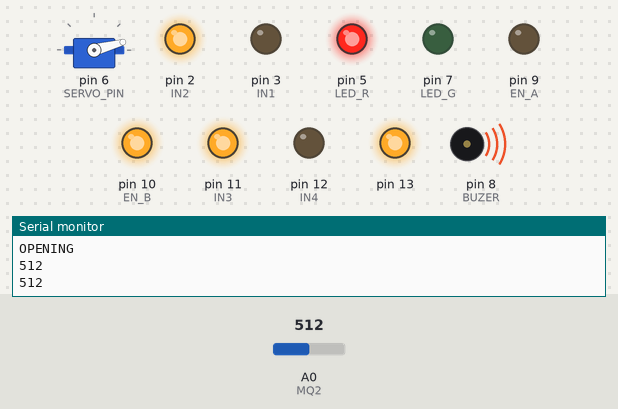
A sketch run on a simulated Arduino Uno, built with avr-gcc and run on an emulated ATmega328P. Parts: servo, output pins drawn as LEDs (lit = HIGH), buzzer (waves = sounding), the last lines printed to the serial monitor. The test bench sets the inputs (shaded band); at power-on: A0 (MQ2) = 512.

Above: at 1.2 s.
1.3 s: A0 (MQ2) set to 446
2.8 s: A0 (MQ2) set to 428
At 4.9 s:
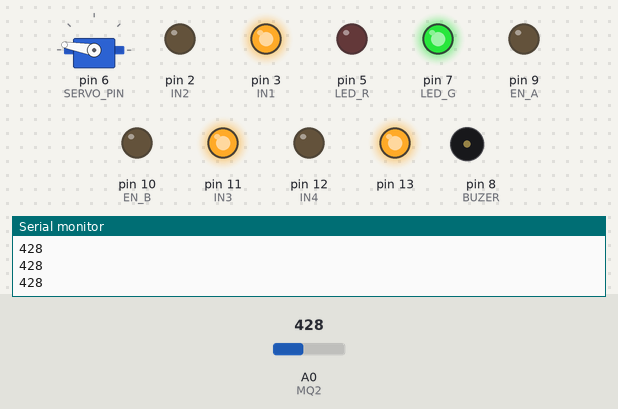
5.2 s: A0 (MQ2) set to 470
6.7 s: A0 (MQ2) set to 487
At 7.4 s:
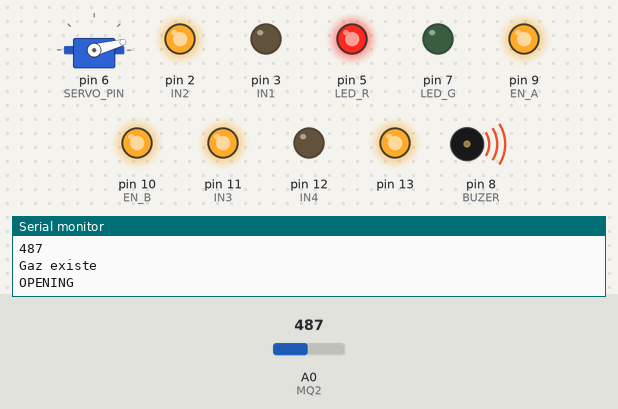
9.1 s: A0 (MQ2) set to 430
At 9.8 s:
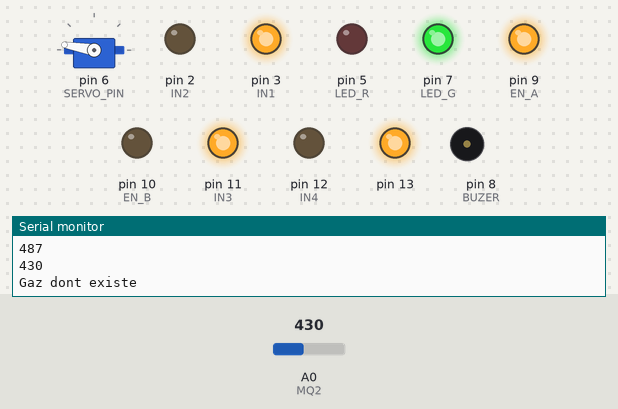
Timing chart, 0 to 12.1 s (numbered marks = the images above; inputs shaded):
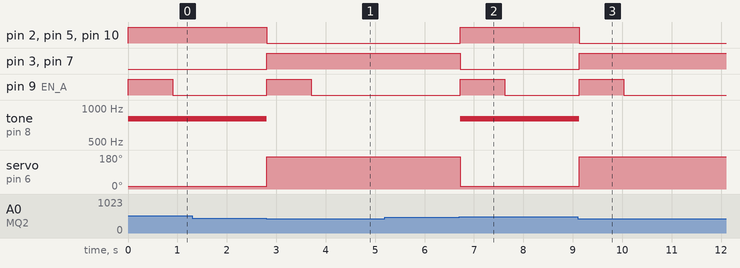

Measured:
- the behaviour switches between 440 and 439 on A0 (MQ2) (found by bisection; images 0 and 1)
- the behaviour switches between 479 and 480 on A0 (MQ2) (found by bisection; images 1 and 2)
- after the input at 2.8 s, pin 2 (IN2), pin 5 (LED_R), pin 10 (EN_B): HIGH → LOW at once; pin 3 (IN1), pin 7 (LED_G): LOW → HIGH at once; pin 9 (EN_A): LOW → HIGH at once, → LOW 0.90 s later; tone on pin 8 (BUZER): 800 Hz → silent at once; servo on pin 6 (SERVO_PIN): 15° → 170° at once
- after the input at 6.7 s, pin 2 (IN2), pin 5 (LED_R), pin 10 (EN_B): LOW → HIGH at once; pin 3 (IN1), pin 7 (LED_G): HIGH → LOW at once; pin 9 (EN_A): LOW → HIGH at once, → LOW 0.90 s later; tone on pin 8 (BUZER): silent → 800 Hz at once; servo on pin 6 (SERVO_PIN): 170° → 15° at once
- after the input at 9.1 s, pin 2 (IN2), pin 5 (LED_R), pin 10 (EN_B): HIGH → LOW at once; pin 3 (IN1), pin 7 (LED_G): LOW → HIGH at once; pin 9 (EN_A): LOW → HIGH at once, → LOW 0.90 s later; tone on pin 8 (BUZER): 800 Hz → silent at once; servo on pin 6 (SERVO_PIN): 15° → 170° at once

The sketch:

DF_V1.1.ino
```cpp
/*********Détecteur de fummé*********************
 * Classe: 2STM
 * Version: 1.1
 * Date: 08/03/2018
 * Heure: 23h00
 ************************************************/
#include <Servo.h>

//************ OUTPUT ******************
#define LED_R 5
#define LED_G 7
#define BUZER 8

#define IN1 3         //IN1 => Fermer
#define IN2 2         //IN2  => Ouvrir
#define EN_A 9      //Pin de moteur

#define EN_B 10      //Pin de ventilateur
#define IN3 11
#define IN4 12
//Les autres entrées(Sens1,Sense2) de ventilateur sont branchés avec (Vcc, GND)
//Car il a un seul sens de rotation.

#define SERVO_PIN 6   //pin de Servo moteur
Servo vanne;

/************** INPUT ******************/
#define MQ2 A0

/*********** PARAMETRES ****************/
#define F_HZ 800
#define VALEUR_GASE_EXSISTE_MIN 440
#define VALEUR_GASE_EXSISTE_MAX 480
#define EN_VALUE_OPENING 200
#define EN_VALUE_CLOSING 120
#define DELAY 100
#define OPENING_WINDOW_DELAY 900
#define SERVO_MAX 170
#define SERVO_MIN 15

/*********** Var globales ****************/
bool first_Time_if=true;


void setup() {
  Serial.begin(9600);
  vanne.attach(SERVO_PIN);

  pinMode(BUZER,OUTPUT);
  pinMode(LED_R,OUTPUT);
  pinMode(LED_G,OUTPUT);

  pinMode(IN1,OUTPUT);
  pinMode(IN2,OUTPUT);
  pinMode(EN_A,OUTPUT);

  pinMode(IN3,OUTPUT); digitalWrite(IN3,HIGH);
  pinMode(IN4,OUTPUT); digitalWrite(IN4,LOW);
  pinMode(EN_B,OUTPUT);

  pinMode(MQ2,INPUT);

  pinMode(13,OUTPUT); digitalWrite(13,HIGH);

  digitalWrite(LED_G,HIGH);
  digitalWrite(LED_R,LOW);
}

void loop() {
  Serial.println(analogRead(MQ2));
  if(analogRead(MQ2)>=VALEUR_GASE_EXSISTE_MAX && first_Time_if){Serial.println("Gaz existe");
    first_Time_if=false;
//Ventilateur en marche
    digitalWrite(EN_B,HIGH);

    tone(BUZER,F_HZ);
    digitalWrite(LED_G,LOW);
    digitalWrite(LED_R,HIGH);

//fermeture de vanne & Overture de fenetre

  Serial.println("OPENING");
  vanne.write(SERVO_MIN);
  digitalWrite(IN1,LOW);
  digitalWrite(IN2,HIGH);
  analogWrite(EN_A,255);
  delay(OPENING_WINDOW_DELAY);
  analogWrite(EN_A,0);


  }if(analogRead(MQ2)<VALEUR_GASE_EXSISTE_MIN && !first_Time_if){Serial.println("Gaz dont existe");
    first_Time_if=true;

//Ventilateur en arret
    digitalWrite(EN_B,LOW);

    noTone(BUZER);
    digitalWrite(LED_G,HIGH);
    digitalWrite(LED_R,LOW);

//overture de vanne & Fermeture de fenetre
  vanne.write(SERVO_MAX);
  digitalWrite(IN1,HIGH);
  digitalWrite(IN2,LOW);
  analogWrite(EN_A,255);
  delay(OPENING_WINDOW_DELAY);
  analogWrite(EN_A,0);
  }

  delay(DELAY);
}
```
